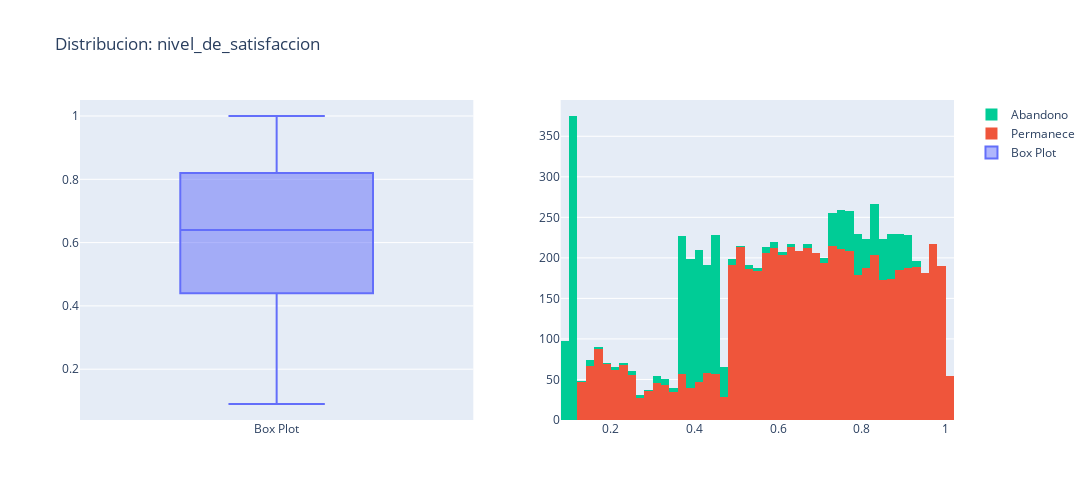
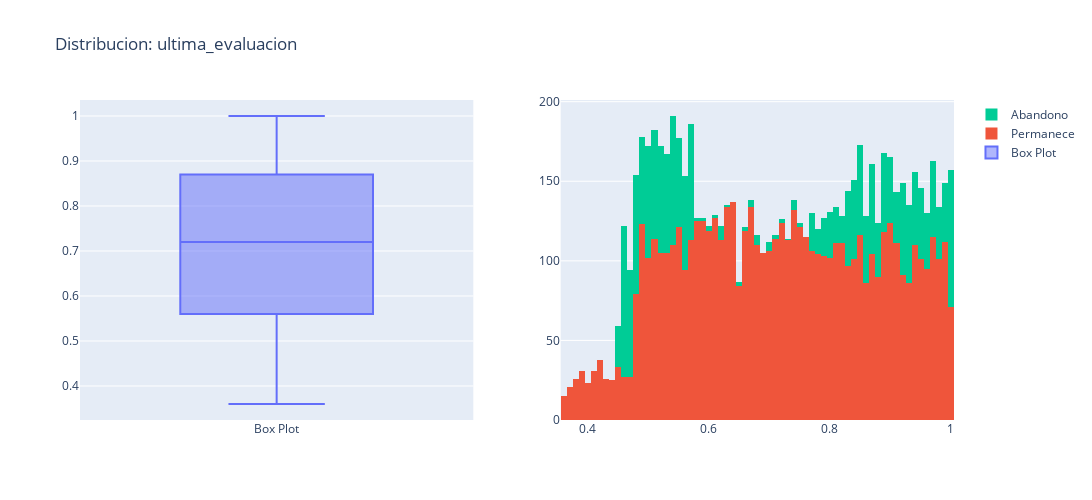
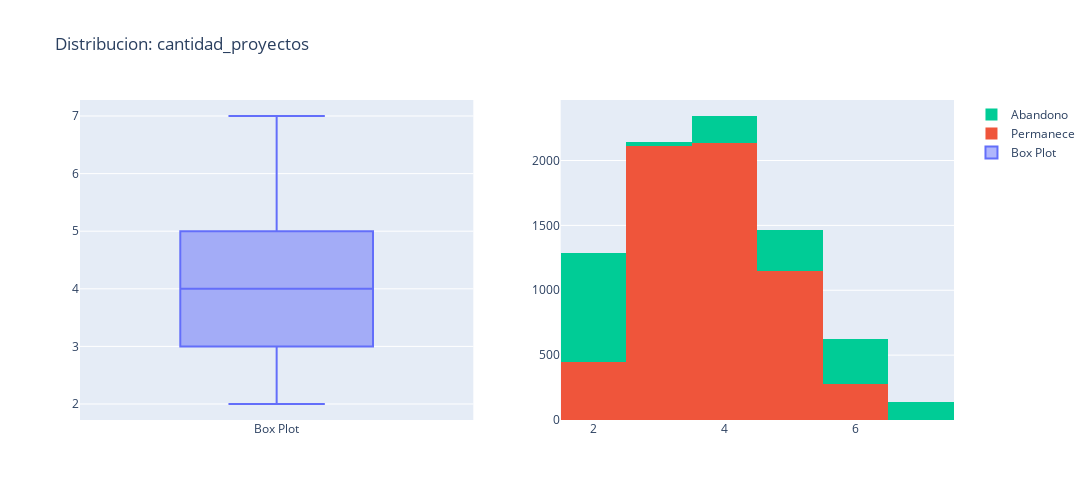
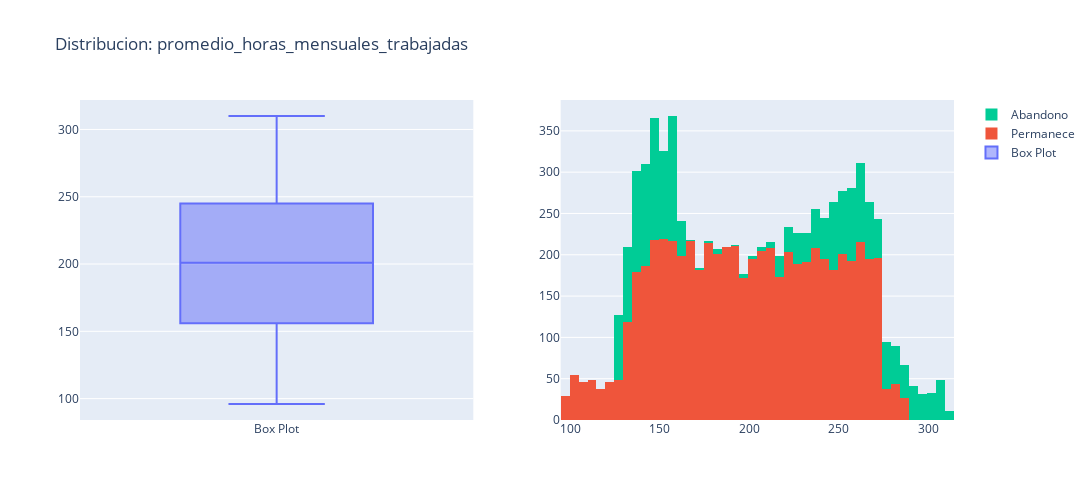

The notebook cell these images were saved under, in order:
### Code cell
# Ploteo todas mis columnas numericas.
for i in num_cols:
    fig = make_subplots(rows=1, cols=2)
    
    # Boxplot.
    tr1 = go.Box(y=train_data[i], name= 'Box Plot')
    
    # Grafico de barras.
    # empleados que se quedan en la empresa
    values_0 = train_data.query('se_fue==0')[i]
    tr2 = go.Histogram(x=values_0, name = 'Permanece')
    
    # empleados que se que abandonan la empresa.
    values_1 = train_data.query('se_fue==1')[i]
    tr3 = go.Histogram(x=values_1, name = 'Abandono')

    # Agrego los graficos al subplot creado
    fig.add_trace(tr1,row=1, col=1)
    fig.add_trace(tr2,row=1, col=2)
    fig.add_trace(tr3,row=1, col=2)
    
    fig.update_layout(height=500, width=1200, title_text='Distribucion: '+i, barmode='stack')
    fig.show()

### Figure 1 — Plotly figure (JSON) as saved in the notebook; plotly's stock layout.template omitted (floating-point values rounded to 4 significant figures; data arrays with more than 128 entries replaced by an {"elided": "..."} marker saying what was removed)
{"data": [{"name": "Box Plot", "type": "box", "xaxis": "x", "y": {"elided": "8000 float values"}, "yaxis": "y"}, {"name": "Permanece", "type": "histogram", "x": {"elided": "6112 float values"}, "xaxis": "x2", "yaxis": "y2"}, {"name": "Abandono", "type": "histogram", "x": {"elided": "1888 float values"}, "xaxis": "x2", "yaxis": "y2"}], "layout": {"barmode": "stack", "height": 500, "title": {"text": "Distribucion: nivel_de_satisfaccion"}, "width": 1200, "xaxis": {"anchor": "y", "domain": [0, 0.45]}, "xaxis2": {"anchor": "y2", "domain": [0.55, 1]}, "yaxis": {"anchor": "x", "domain": [0, 1]}, "yaxis2": {"anchor": "x2", "domain": [0, 1]}}}

### Figure 2 — Plotly figure (JSON) as saved in the notebook; plotly's stock layout.template omitted (floating-point values rounded to 4 significant figures; data arrays with more than 128 entries replaced by an {"elided": "..."} marker saying what was removed)
{"data": [{"name": "Box Plot", "type": "box", "xaxis": "x", "y": {"elided": "8000 float values"}, "yaxis": "y"}, {"name": "Permanece", "type": "histogram", "x": {"elided": "6112 float values"}, "xaxis": "x2", "yaxis": "y2"}, {"name": "Abandono", "type": "histogram", "x": {"elided": "1888 float values"}, "xaxis": "x2", "yaxis": "y2"}], "layout": {"barmode": "stack", "height": 500, "title": {"text": "Distribucion: ultima_evaluacion"}, "width": 1200, "xaxis": {"anchor": "y", "domain": [0, 0.45]}, "xaxis2": {"anchor": "y2", "domain": [0.55, 1]}, "yaxis": {"anchor": "x", "domain": [0, 1]}, "yaxis2": {"anchor": "x2", "domain": [0, 1]}}}

### Figure 3 — Plotly figure (JSON) as saved in the notebook; plotly's stock layout.template omitted (floating-point values rounded to 4 significant figures; data arrays with more than 128 entries replaced by an {"elided": "..."} marker saying what was removed)
{"data": [{"name": "Box Plot", "type": "box", "xaxis": "x", "y": {"elided": "8000 int values"}, "yaxis": "y"}, {"name": "Permanece", "type": "histogram", "x": {"elided": "6112 int values"}, "xaxis": "x2", "yaxis": "y2"}, {"name": "Abandono", "type": "histogram", "x": {"elided": "1888 int values"}, "xaxis": "x2", "yaxis": "y2"}], "layout": {"barmode": "stack", "height": 500, "title": {"text": "Distribucion: cantidad_proyectos"}, "width": 1200, "xaxis": {"anchor": "y", "domain": [0, 0.45]}, "xaxis2": {"anchor": "y2", "domain": [0.55, 1]}, "yaxis": {"anchor": "x", "domain": [0, 1]}, "yaxis2": {"anchor": "x2", "domain": [0, 1]}}}

### Figure 4 — Plotly figure (JSON) as saved in the notebook; plotly's stock layout.template omitted (floating-point values rounded to 4 significant figures; data arrays with more than 128 entries replaced by an {"elided": "..."} marker saying what was removed)
{"data": [{"name": "Box Plot", "type": "box", "xaxis": "x", "y": {"elided": "8000 int values"}, "yaxis": "y"}, {"name": "Permanece", "type": "histogram", "x": {"elided": "6112 int values"}, "xaxis": "x2", "yaxis": "y2"}, {"name": "Abandono", "type": "histogram", "x": {"elided": "1888 int values"}, "xaxis": "x2", "yaxis": "y2"}], "layout": {"barmode": "stack", "height": 500, "title": {"text": "Distribucion: promedio_horas_mensuales_trabajadas"}, "width": 1200, "xaxis": {"anchor": "y", "domain": [0, 0.45]}, "xaxis2": {"anchor": "y2", "domain": [0.55, 1]}, "yaxis": {"anchor": "x", "domain": [0, 1]}, "yaxis2": {"anchor": "x2", "domain": [0, 1]}}}
